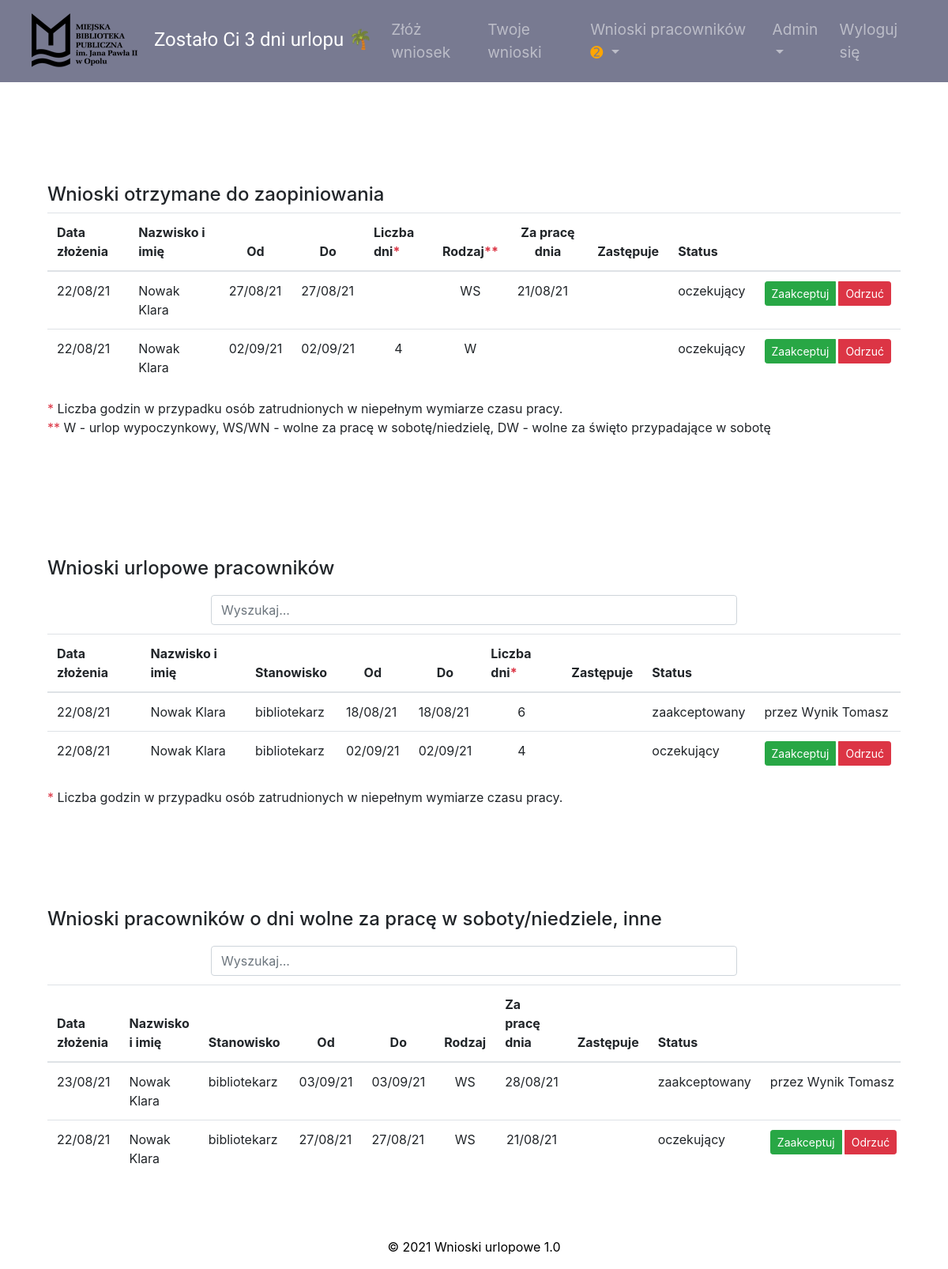
/employees_requests (signed in), run on the app's committed database.
### main.py (models this page shows, shortened)
class Employee(UserMixin, db.Model):
    __tablename__ = "employees"
    id = db.Column(db.Integer, primary_key=True)
    name = db.Column(db.String(50), unique=False, nullable=False)
    login = db.Column(db.String(10), unique=True, nullable=False)
    password = db.Column(db.String(100))
    position = db.Column(db.String(50), unique=False)
    position_info = db.Column(db.String(20))
    work_place = db.Column(db.String)
    is_manager = db.Column(db.String(3), nullable=False)
    is_topmanager = db.Column(db.String(3), nullable=False)
    work_time = db.Column(db.Float, unique=False, nullable=False)
    email = db.Column(db.String)
    days_off = db.Column(db.Integer, nullable=False)
    annual_days_off = db.Column(db.Integer)
    contract_end = db.Column(db.String)
    requests = relationship("Request", back_populates="author")
    sickleaves = relationship("SickLeave", back_populates="person")
    manager_id = db.Column(db.Integer, db.ForeignKey("employees.id"))
    manager = relationship("Employee", backref='subordinates', remote_side="Employee.id")
    today_note = db.Column(db.String(20))
    additional_info = db.Column(db.String)

class Request(db.Model):
    __tablename__ = "requests"
    id = db.Column(db.Integer, primary_key=True)
    author_id = db.Column(db.Integer, db.ForeignKey("employees.id"))
    author = relationship("Employee", back_populates="requests")
    type = db.Column(db.String(250), nullable=False)
    work_date = db.Column(db.String(250))
    send_date = db.Column(db.String(250), nullable=False)
    start_date = db.Column(db.String(250), nullable=False)
    end_date = db.Column(db.String(250))
    days = db.Column(db.Integer)
    status = db.Column(db.String(15))
    substitute = db.Column(db.String(50), nullable=True)
    send_to_person = db.Column(db.String(50))
    signed_by = db.Column(db.String(50))

### main.py (the view)
@app.route("/employees_requests")
@login_required
def employees_requests():
    employee_to_search = Employee.query.get(current_user.id)
    employees_requests_received = db.session.query(Request).filter(
        Request.send_to_person == employee_to_search.name).filter(Request.status == "oczekujący")
    employees_requests_others = db.session.query(Request).filter(
        (Request.type == 'WS') | (Request.type == 'WN') | (Request.type == "DW")).order_by(
        desc(Request.send_date)).all()
    employees_requests_holiday = db.session.query(Request).filter(Request.type == "W").order_by(
        desc(Request.send_date)).all()
    request_list = len(employees_requests_received.all())
    return render_template("employees_requests.html", employees_requests_received=employees_requests_received,
                           employees_requests_holiday=employees_requests_holiday,
                           employees_requests_others=employees_requests_others, request_list=request_list)

### main.py (called while the page is built)
@login_manager.user_loader
def load_user(employee_id):
    return Employee.query.get(int(employee_id))

### templates/employees_requests.html (shortened to what this page needs)
{% include 'header.html' %}
<section class="page-section" id="to_accept" >
      <br>
    <br>
    <br>
<div class="wnioski" >
<h4 >Wnioski otrzymane do zaopiniowania</h4>
        <table class="table js-serial table-responsive" id="wnioski_table">
            <thead>
            <tr>
                <th scope="col">Data złożenia</th>
                <th scope="col">Nazwisko i imię</th>
                <th class="text-center" scope="col">Od</th>
                <th class="text-center" scope="col">Do</th>
                <th scope="col">Liczba dni<span class="text-danger">*</span></th>
                <th scope="col">Rodzaj<span class="text-danger">**</span></th>
                <th scope="col" class="text-center">Za pracę dnia</th>
                <th scope="col">Zastępuje</th>
                <th scope="col">Status</th>
                <th scope="col"></th>
            </tr>
            </thead>
            <tbody >
            {% for request in employees_requests_received %}
            <tr>
                <td>{{request.send_date}}</td>
                <td>{{request.author.name}} {{request.author.position_info}}</td>
                <td>{{request.start_date}}</td>
                <td>{{request.end_date}}</td>
                <td class="text-center">{{request.days}}</td>
                <td class="text-center">{{request.type}}</td>
                <td>{{request.work_date}}</td>
                <td>{{request.substitute}}</td>
                <td>{{request.status}}</td>
                {% if request.status=="oczekujący" %}
                <td>
                    <div class="btn-group btn-group-sm">
                        <a href="{{url_for('accept_request', manager_id=current_user.id, request_id=request.id)}}" role="button" class="btn btn-success mr-1  ">Zaakceptuj</a>
                        <a href="{{url_for('reject_request', manager_id=current_user.id, request_id=request.id)}}" role="button" class="btn btn-danger">Odrzuć</a>
                    </div>
                </td>
                {%else%}
                 <td>przez {{request.signed_by}}</td>
                {% endif %}
            </tr>
            {% endfor %}
            </tbody>
        </table>
        <span class="text-danger">*</span> Liczba godzin w przypadku osób zatrudnionych w niepełnym wymiarze czasu pracy.
    <br>
     <span class="text-danger">**</span> W - urlop wypoczynkowy, WS/WN - wolne za pracę w sobotę/niedzielę, DW - wolne za święto przypadające w sobotę
    </div>
</section>
<section class="page-section" id="holiday">
    <br>
    <br>
    <div class="wnioski" >
<br>
        <h4 >Wnioski urlopowe pracowników</h4>
        <div class="row">
    <input class="form-control col search" id="myInput1" type="text" placeholder="Wyszukaj...">
            </div>
        <table class="table js-serial table-responsive ">
            <thead>
            <tr>
                <th scope="col">Data złożenia</th>
                <th scope="col">Nazwisko i imię</th>
                <th scope="col">Stanowisko</th>
                <th class="text-center" scope="col">Od</th>
                <th class="text-center" scope="col">Do</th>
                <th scope="col">Liczba dni<span class="text-danger">*</span></th>
                <th scope="col">Zastępuje</th>
                <th scope="col">Status</th>
                <th scope="col"></th>
            </tr>
            </thead>
            {% if not current_user.is_topmanager %}
            <tbody id="myTable1">
            {% for request in employees_requests_holiday %}
            {% if request.author.manager.name == current_user.name%}
            <tr>
                <td>{{request.send_date}}</td>
                <td>{{request.author.name}}</td>
                <td>{{request.author.position}}</td>
                <td>{{request.start_date}}</td>
                <td>{{request.end_date}}</td>
                <td class="text-center">{{request.days}}</td>
                <td>{{request.substitute}}</td>
                <td>{{request.status}}</td>
                {% if request.status=="oczekujący" %}
                <td>
                    <div class="btn-group btn-group-sm">
                        <a href="{{url_for('accept_request', manager_id=current_user.id, request_id=request.id)}}" role="button" class="btn btn-success mr-1  ">Zaakceptuj</a>
                        <a href="{{url_for('reject_request', manager_id=current_user.id, request_id=request.id)}}" role="button" class="btn btn-danger">Odrzuć</a>
                    </div>
                </td>
                {%else%}
                 <td>przez {{request.signed_by}}</td>
                {% endif %}
            </tr>
            {% endif %}
            {% endfor %}
            </tbody>
            {%else%}
                 <tbody id="myTable3">
            {% for request in employees_requests_holiday %}
            {% if request.author.name != current_user.name %}
            {% if request.author.manager_id==current_user.id %}
            <tr>
                <td>{{request.send_date}}</td>
                <td>{{request.author.name}}</td>
                <td>{{request.author.position}}</td>
                <td>{{request.start_date}}</td>
                <td>{{request.end_date}}</td>
                <td class="text-center">{{request.days}}</td>
                <td>{{request.substitute}}</td>
                <td>{{request.status}}</td>
                {% if request.status=="oczekujący" %}
                <td>
                    <div class="btn-group btn-group-sm">
                        <a href="{{url_for('accept_request', manager_id=current_user.id, request_id=request.id)}}" role="button" class="btn btn-success mr-1  ">Zaakceptuj</a>
                        <a href="{{url_for('reject_request', manager_id=current_user.id, request_id=request.id)}}" role="button" class="btn btn-danger">Odrzuć</a>
                    </div>
                </td>
                {%else%}
                 <td>przez {{request.signed_by}}</td>
                {% endif %}
            </tr>
            {% endif%}
            {% endif%}
            {% endfor %}
            </tbody>
            {%endif%}
        </table>
        <span class="text-danger">*</span> Liczba godzin w przypadku osób zatrudnionych w niepełnym wymiarze czasu pracy.
    </div>
    </section>
<section class="page-section" id="saturday">
    <br>
    <br>
    <div class="wnioski" >
        <h4 >Wnioski pracowników o dni wolne za pracę w soboty/niedziele, inne</h4>
        <div class="row">
<input class="form-control col search" id="myInput2" type="text" placeholder="Wyszukaj...">
        </div>
        <table class="table js-serial table-responsive">
            <thead>
            <tr>
                <th scope="col">Data złożenia</th>
                <th scope="col">Nazwisko i imię</th>
                <th scope="col">Stanowisko</th>
                <th class="text-center" scope="col">Od</th>
                <th class="text-center" scope="col">Do</th>
                <th scope="col">Rodzaj</th>
                <th scope="col">Za pracę dnia</th>
                <th scope="col">Zastępuje</th>
                <th scope="col">Status</th>
                <th scope="col"></th>
            </tr>
            </thead>
            {% if not current_user.is_topmanager %}
            <tbody id="myTable2">
            {% for request in employees_requests_others %}
             {% if request.author.manager.name == current_user.name %}
            <tr>
                <td class="search">{{request.send_date}}</td>
                <td>{{request.author.name}}</td>
                <td>{{request.author.position}}</td>
                <td class="search">{{request.start_date}}</td>
                <td class="search">{{request.end_date}}</td>
                <td class="text-center">{{request.type}}</td>
                <td>{{request.work_date}}</td>
                <td>{{request.substitute}}</td>
                <td class="search">{{request.status}}</td>
                {% if request.status=="oczekujący" %}
                <td id="action_others">
                    <div class="btn-group btn-group-sm">
                         <a href="{{url_for('accept_request', manager_id=current_user.id, request_id=request.id)}}" role="button" class="btn btn-success mr-1  ">Zaakceptuj</a>
                        <a href="{{url_for('reject_request', manager_id=current_user.id, request_id=request.id)}}" role="button" class="btn btn-danger">Odrzuć</a>
                    </div>
                </td>
                {% else %}
                <td>przez {{request.signed_by}}</td>
                {% endif %}
            </tr>
            {%endif%}
            {% endfor %}
            </tbody>
            {%else %}
             <tbody id="myTable4">
            {% for request in employees_requests_others %}
            {% if request.author.name != current_user.name %}
            {% if request.author.manager_id==current_user.id %}
            <tr>
                <td class="search">{{request.send_date}}</td>
                <td >{{request.author.name}}</td>
                <td>{{request.author.position}}</td>
                <td class="search">{{request.start_date}}</td>
                <td class="search">{{request.end_date}}</td>
                <td class="text-center">{{request.type}}</td>
                <td class="text-center">{{request.work_date}}</td>
                <td>{{request.substitute}}</td>
                <td class="search">{{request.status}}</td>
                {% if request.status=="oczekujący" %}
                <td id="action_others1">
                    <div class="btn-group btn-group-sm">
                         <a href="{{url_for('accept_request', manager_id=current_user.id, request_id=request.id)}}" role="button" class="btn btn-success mr-1  ">Zaakceptuj</a>
                        <a href="{{url_for('reject_request', manager_id=current_user.id, request_id=request.id)}}" role="button" class="btn btn-danger">Odrzuć</a>
                    </div>
                </td>
                {% else %}
                <td>przez {{request.signed_by}}</td>
                {% endif %}
            </tr>
            {%endif%}
            {%endif%}
            {% endfor %}
            </tbody>
            {%endif%}
        </table>
    </div>
    </section>
{% include 'footer.html' %}

### templates/header.html (shortened to what this page needs)
<!DOCTYPE html>
<html lang="en">
<head>
</head>
<body>
<!DOCTYPE html>
<html lang="en">
<head>
    <link rel="stylesheet" href="https://maxcdn.bootstrapcdn.com/bootstrap/4.0.0/css/bootstrap.min.css"
>
    <link rel="stylesheet"
          href="https://cdnjs.cloudflare.com/ajax/libs/bootstrap-datepicker/1.9.0/css/bootstrap-datepicker.min.css"/>
    <link href="{{ url_for('static', filename='styles2.css') }}" rel="stylesheet">
</head>
<body>
<section id="body">
    <div class="container-fluid">
    <nav class="navbar fixed-top navbar-expand-lg navbar-dark">
        <a href="{{url_for('main')}}" class="navbar-brand ml-1" id="nav_urlop"><img src="/static/mbp_logo.png" class="d-inline-block align-center"  style="padding-right: 15px;">{%if current_user.is_authenticated%} Zostało Ci {{current_user.days_off}} {% if current_user.work_time<1 %}godz. {%else%} dni  {%endif%}urlopu 🌴 {%endif%}
            </a>
        <div class="collapse navbar-collapse" id="navbarSupportedContent">
        <ul class="navbar-nav ml-auto">
            {% if current_user.position != "dyrektor"%}
                 <li class="nav-item">
                <a class="nav-link " href="{{url_for('main')}}">Złóż wniosek</a>
            </li>
            <li class="nav-item">
                <a class="nav-link " href="{{url_for('my_requests')}}">Twoje wnioski</a>
            </li>
            {% endif %}
            {% if current_user.is_manager == "TAK" %}
              <li class="nav-item dropdown">
      <a class="nav-link dropdown-toggle" href="{{url_for('employees_requests')}}" id="navbardrop" data-toggle="dropdown">
        Wnioski pracowników
          <span style='color:orange;'>
              {% if not request_list or request_list==0 %}
              {% else%}
              {% if request_list ==1  %}➊
              {% elif request_list ==2 %} ➋
              {% elif request_list ==3 %} ➌
              {% elif request_list ==4 %} ➍
              {% elif request_list ==5 %} ➎
              {% elif request_list ==6 %} ➏
              {% elif request_list ==7 %} ➐
              {% elif request_list ==8 %} ➑
              {% elif request_list ==9 %} ➒
              {% elif request_list ==10 %} ➓
              {% elif request_list >10 %} ➓+
              {% endif %}
              {% endif %}
          </span>
      </a>
    </li>
{% endif %}
            {% if current_user.login in ["wynik", "kostek"] %}
                     <li class="nav-item dropdown">
      <a class="nav-link dropdown-toggle" href="{{url_for('admin_site')}}" id="navbardrop2" data-toggle="dropdown">
        Admin
      </a>
    </li>
           {% endif %}
            <li class="nav-item">
                <a class="nav-link " href="{{url_for('logout')}}">Wyloguj się</a>
            </li>
        </ul>
        </div>
    </nav>
        </div>
</section>

### static/styles2.css (style rules this page uses)
body { padding-top: 80px; }
#body { background-color: #787A91; }
.page-section { padding: 5rem 0 0 0; }
.navbar { background-color: #787A91; padding: 1% 3%; }
.navbar-brand { font-size: 1.5rem; }
#nav_urlop { font-family: 'Signika Negative', sans-serif; }
.nav-link { font-size: 1.2rem; }
.search { margin: 1% 20% 1% 20%; }
.wnioski { margin: 0% 5%; }

### data on the page
Employee: days_off "3"
Request: send_date "22/08/21", author.name "Nowak Klara", start_date "27/08/21", end_date "27/08/21", type "WS", work_date "21/08/21", status "oczekujący", author.position "bibliotekarz"
Request: send_date "22/08/21", author.name "Nowak Klara", start_date "02/09/21", end_date "02/09/21", days "4", type "W", status "oczekujący", author.position "bibliotekarz"
Request: send_date "22/08/21", author.name "Nowak Klara", author.position "bibliotekarz", start_date "18/08/21", end_date "18/08/21", days "6", status "zaakceptowany", signed_by "Wynik Tomasz"
Request: send_date "23/08/21", author.name "Nowak Klara", author.position "bibliotekarz", start_date "03/09/21", end_date "03/09/21", type "WS", work_date "28/08/21", status "zaakceptowany", signed_by "Wynik Tomasz"
